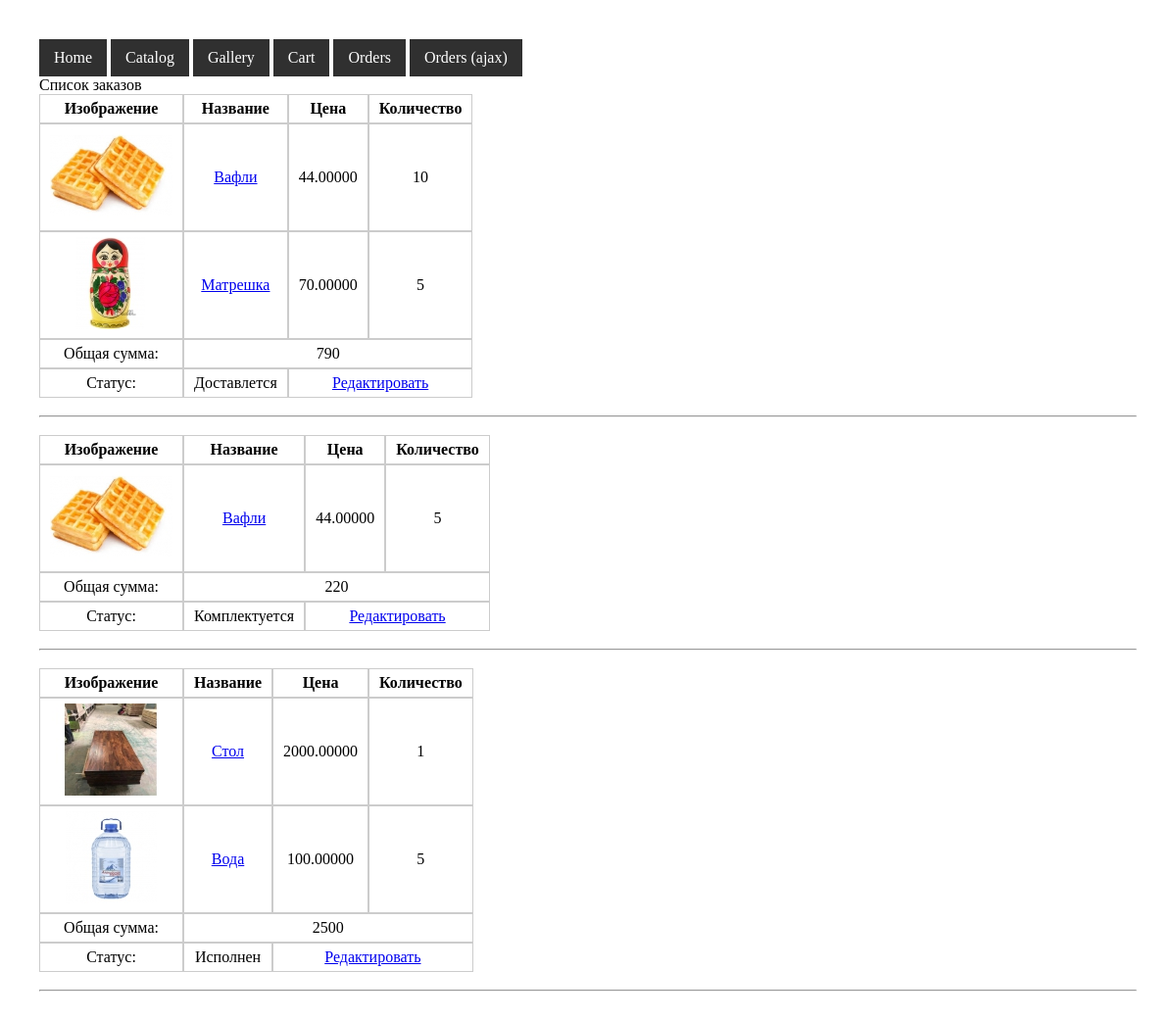
/order (signed in), run on the app's committed database.
### tables this page shows
CREATE TABLE `menu` (
  `id` int(11) NOT NULL,
  `parent_id` int(11) DEFAULT NULL,
  `text` text DEFAULT NULL,
  `href` text DEFAULT NULL,
  `order` int(11) NOT NULL DEFAULT 0
);

CREATE TABLE `product` (
  `id` int(11) NOT NULL,
  `name` text NOT NULL,
  `description` longtext DEFAULT '',
  `cost` decimal(10,5) NOT NULL DEFAULT 0.00000,
  `views` int(11) NOT NULL DEFAULT 0
);

CREATE TABLE `image` (
  `id` int(11) NOT NULL,
  `originalfile` text NOT NULL,
  `previewfile` text NOT NULL,
  `views` int(11) NOT NULL DEFAULT 0
);

CREATE TABLE `status` (
  `id` int(11) NOT NULL,
  `status` text NOT NULL
);

### engine/render.php (called while the page is built, shortened)
<?php
function render(
  string $template,
  array $params = [],
  $useLayout = true
) {
  $content = renderTemplate($template, $params);
  if ($useLayout) {
    $menu = isset($params["menu"]) ? renderTemplate("menu/index", ["menu" => $params["menu"]]) : "";
    $content = renderTemplate('layout', compact("content", "menu", "header", "footer"));
  }
  return $content;
}
function renderTemplate(string $template, array $params = [])
{
  extract($params);
  include VIEWS_DIR . "{$template}.php";
  return ob_get_clean();
}

### engine/session.php (called while the page is built, shortened)
<?php
function session_get($name)
{
  return $_SESSION[$name];
}

### engine/user.php (called while the page is built, shortened)
<?php
require_once ENGINE_DIR . "db.php";
function getUserById($id)
{
  $userId = (int) $id;
  $query = "SELECT * FROM `user` WHERE `id` = {$userId}";
  return dbQueryOne($query);
}
function getUserRoles($id)
{
  $userId = (int) $id;
  $query = "SELECT * FROM `user_role` WHERE `user_id` = {$userId}";
  return dbQueryAll($query);
}
function userIsEditor($id)
{
  $roles = array_map(
    function ($role) {
      return $role["role"];
    },
    getUserRoles($id)
  );
  return count(array_intersect($roles, EDITOR_ROLES)) > 0;
}

### engine/db.php (called while the page is built, shortened)
<?php
function dbConnect()
{
  static $link;
  if (!isset($link) || mysqli_ping($link) === false) {
    $link = mysqli_connect(DB_HOST, DB_USER, DB_PASSWORD, DB_BASE);
    mysqli_set_charset($link, "utf8");
  }
  return $link;
}
function dbQueryAll($query)
{
  return mysqli_fetch_all(mysqli_query(dbConnect(), $query), MYSQLI_ASSOC);
}
function dbQueryOne($query)
{
  return mysqli_fetch_all(mysqli_query(dbConnect(), $query), MYSQLI_ASSOC)[0];
}

### engine/order.php (called while the page is built, shortened)
<?php
function getOrdersByUserId($userId)
{
  $id = (int) $userId;
  $query = "SELECT * FROM `order` WHERE `user_id` = {$id} ORDER BY `id` DESC";
  return dbQueryAll($query);
}
function getOrderProducts($orderId)
{
  $id = (int) $orderId;
  $query = "SELECT * FROM `order_product` WHERE `order_id` = {$id} ORDER BY `id` DESC";
  return dbQueryAll($query);
}
function getOrderStatus($orderId)
{
  $id = (int) $orderId;
  $query = "SELECT * FROM `status` WHERE `id` = {$id}";
  return dbQueryOne($query);
}

### engine/product.php (called while the page is built, shortened)
<?php
require_once ENGINE_DIR . "db.php";
function getProductById($id)
{
  $prodId = (int) $id;
  $query = "SELECT * FROM `product` WHERE `id` = {$prodId}";
  return dbQueryOne($query);
}
function getProductImages($productId)
{
  $id = (int) $productId;
  $query = "SELECT * FROM `image` WHERE `id` in (SELECT `image_id` FROM `product_image` WHERE `product_id` = {$id}) ORDER BY `views` DESC";
  return dbQueryAll($query);
}

### engine/menu.php (called while the page is built, shortened)
<?php
require_once ENGINE_DIR . "db.php";
function getMenuItems(): array
{
  $query = "SELECT * FROM `menu` WHERE `parent_id` IS NULL";
  return dbQueryAll($query);
}

### views/order/index.php (the view)
<?php if (empty($orders)) : ?>
  <div>Заказов пока что не было</div>
<?php else : ?>
  <div>Список заказов</div>
  <?php foreach ($orders as $order) : ?>
    <table cellpadding="0" cellspacing="0">
      <tr>
        <th>Изображение </th>
        <th>Название</th>
        <th>Цена</th>
        <th>Количество</th>
      </tr>
      <?php foreach ($order["products"] as $product) : ?>
        <tr>
          <td>
            <a href="/product/view?id=<?= $product["id"] ?>">
              <?php if ($product["image"] ?? false) : ?>
                <img src="<?= $product["image"]["previewfile"] ?>" />
              <?php else : ?>
                Изображение отсутствует
              <?php endif; ?>
            </a>
          </td>
          <td>
            <a href="/product/view?id=<?= $product["id"] ?>">
              <?= $product["name"] ?>
            </a>
          </td>
          <td><?= $product["cost"] ?></td>
          <td><?= $product["amount"] ?></td>
        </tr>
      <?php endforeach; ?>
      <tr>
        <td>Общая сумма: </td>
        <td colspan="3"><?= $order["totalCost"] ?></td>
      </tr>
      <tr>
        <td>Статус: </td>
        <td><?= $order["status"]["status"] ?></td>
        <td colspan="2">
          <?php if ($user["editor"] ?? false) : ?>
            <a href="/order/edit?id=<?= $order["id"] ?>">Редактировать</a>
          <?php endif; ?>
        </td>
      </tr>
    </table>
    <br />
    <hr />
    <br />
  <?php endforeach; ?>
<?php endif; ?>

### views/menu/index.php
<ul class="menu">
  <?php foreach ($menu as $menuItem) : ?>
    <li class="menu__item">
      <a href="<?= $menuItem["href"] ?>"><?= $menuItem["text"] ?></a>
    </li>
  <?php endforeach; ?>
</ul>

### public/css/style.css (style rules this page uses)
* { padding: 0; margin: 0; }
body { padding: 40px; }
ul.menu { list-style: none; display: inline-block; }
li.menu__item { display: inline-block; background-color: rgb(48, 48, 48); padding: 10px 15px; }
li.menu__item a { color: #fff; text-decoration: none; }
th, td { padding: 5px 10px; border: 1px solid #ccc; text-align: center; vertical-align: middle; }

### data on the page
menu: text "Home"
menu: text "Catalog"
menu: text "Gallery"
menu: text "Cart"
menu: text "Orders"
menu: text "Orders (ajax)"
product: image.previewfile (picture), name "Вафли", cost "44.00000", amount "10", amount "5"
product: image.previewfile (picture), name "Матрешка", cost "70.00000", amount "5"
status: status "Доставлется"
status: status "Комплектуется"
product: image.previewfile (picture), name "Стол", cost "2000.00000", amount "1"
product: image.previewfile (picture), name "Вода", cost "100.00000", amount "5"
status: status "Исполнен"

### other printed values
$order["totalCost"] "790"
$order["totalCost"] "220"
$order["totalCost"] "2500"
